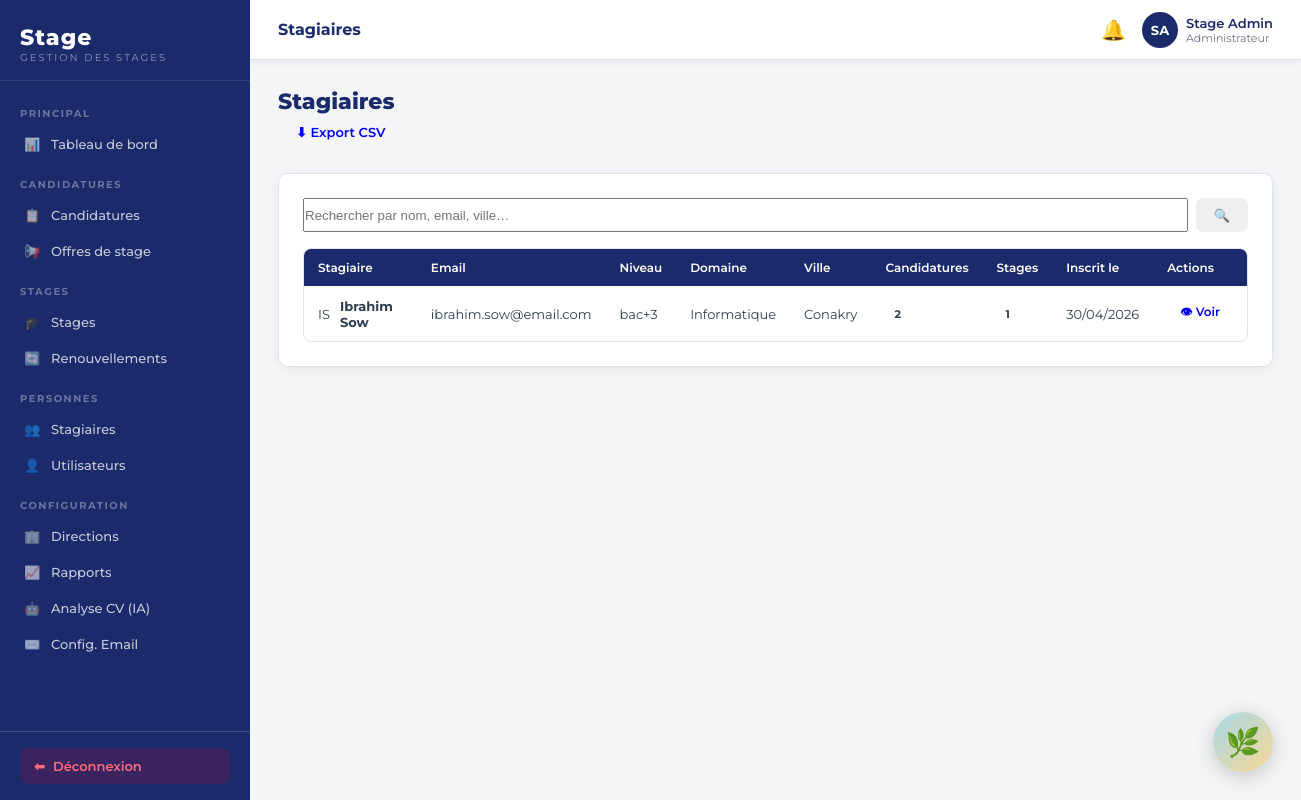
/backoffice.php?page=stagiaires (signed in), run on the app's committed database.
### tables this page shows
CREATE TABLE IF NOT EXISTS stagiaires (
    id INT AUTO_INCREMENT PRIMARY KEY,
    utilisateur_id INT NOT NULL,
    niveau_etude ENUM('bac','bac+2','bac+3','bac+4','bac+5','doctorat') DEFAULT 'bac+3',
    telephone VARCHAR(30),
    adresse TEXT,
    ville VARCHAR(100),
    nationalite VARCHAR(100) DEFAULT 'Guinéenne',
    date_naissance DATE,
    sexe ENUM('M','F') DEFAULT 'M',
    domaine_principal_id INT,
    date_inscription TIMESTAMP DEFAULT CURRENT_TIMESTAMP,
    cv_fichier VARCHAR(255),
    cv_analyse JSON,
    piece_identite VARCHAR(255),
    diplome_fichier VARCHAR(255),
    FOREIGN KEY (utilisateur_id) REFERENCES utilisateurs(id) ON DELETE CASCADE,
    FOREIGN KEY (domaine_principal_id) REFERENCES domaines(id) ON DELETE SET NULL
);

CREATE TABLE IF NOT EXISTS utilisateurs (
    id INT AUTO_INCREMENT PRIMARY KEY,
    nom VARCHAR(100) NOT NULL,
    prenom VARCHAR(100) NOT NULL,
    email VARCHAR(191) NOT NULL UNIQUE,
    mot_de_passe VARCHAR(255) NOT NULL,
    role ENUM('administrateur','habilite','superviseur','directeur','stagiaire') NOT NULL DEFAULT 'stagiaire',
    actif TINYINT(1) DEFAULT 1,
    civilite ENUM('M.','Mme') DEFAULT 'M.',
    created_at TIMESTAMP DEFAULT CURRENT_TIMESTAMP
);

CREATE TABLE IF NOT EXISTS domaines (
    id INT AUTO_INCREMENT PRIMARY KEY,
    libelle VARCHAR(150) NOT NULL,
    actif TINYINT(1) DEFAULT 1,
    created_at TIMESTAMP DEFAULT CURRENT_TIMESTAMP
);

### backoffice.php (called while the page is built, shortened)
<?php
require_once __DIR__ . '/config.php';
$page = preg_replace('/[^a-zA-Z0-9_\-]/', '', $_GET['page'] ?? 'dashboard');
$file = __DIR__ . "/pages/admin/{$page}.php";
include $file;

### config.php (called while the page is built, shortened)
<?php
function h(string $s): string {
    return htmlspecialchars($s, ENT_QUOTES, 'UTF-8');
}

### pages/admin/stagiaires.php (the view, shortened to what this page needs)
<?php
$pdo = getPDO();
$search = trim($_GET['q'] ?? '');
$params = [];
$where  = '';
$stmt = $pdo->prepare("
    SELECT s.id, u.nom, u.prenom, u.email, s.niveau_etude, s.telephone, s.ville,
           s.date_inscription, d.libelle AS domaine,
           (SELECT COUNT(*) FROM candidatures c WHERE c.stagiaire_id = s.id) AS nb_cand,
           (SELECT COUNT(*) FROM stages sg WHERE sg.stagiaire_id = s.id) AS nb_stages,
           u.actif
    FROM stagiaires s
    JOIN utilisateurs u ON s.utilisateur_id = u.id
    LEFT JOIN domaines d ON s.domaine_principal_id = d.id
    $where
    ORDER BY s.date_inscription DESC
");
$stmt->execute($params);
$stagiaires = $stmt->fetchAll();
require __DIR__ . '/../../includes/header.php';
?>
<div class="page-header">
  <h1>Stagiaires</h1>
  <a href="backoffice.php?page=stagiaires&export=csv" class="btn btn-ghost">⬇ Export CSV</a>
</div>
<div class="card">
  <div class="filter-bar">
    <form method="GET" action="backoffice.php" style="display:flex;gap:8px;flex:1">
      <input type="text" name="q" value="<?= h($search) ?>" placeholder="Rechercher par nom, email, ville…" style="flex:1">
      <button type="submit" class="btn btn-navy">🔍</button>
    </form>
  </div>
  <div class="table-wrap">
    <table>
      <thead>
        <tr>
          <th>Stagiaire</th>
          <th>Email</th>
          <th>Niveau</th>
          <th>Domaine</th>
          <th>Ville</th>
          <th>Candidatures</th>
          <th>Stages</th>
          <th>Inscrit le</th>
          <th>Actions</th>
        </tr>
      </thead>
      <tbody>
        <?php foreach ($stagiaires as $s): ?>
        <tr>
          <td>
            <div style="display:flex;align-items:center;gap:10px">
              <div class="avatar"><?= mb_strtoupper(mb_substr($s['prenom'],0,1)) . mb_strtoupper(mb_substr($s['nom'],0,1)) ?></div>
              <div>
                <strong><?= h($s['prenom'] . ' ' . $s['nom']) ?></strong>
              </div>
            </div>
          </td>
          <td><?= h($s['email']) ?></td>
          <td><?= h($s['niveau_etude'] ?? '—') ?></td>
          <td><?= h($s['domaine'] ?? '—') ?></td>
          <td><?= h($s['ville'] ?? '—') ?></td>
          <td><span class="badge badge-blue"><?= (int)$s['nb_cand'] ?></span></td>
          <td><span class="badge badge-teal"><?= (int)$s['nb_stages'] ?></span></td>
          <td><?= $s['date_inscription'] ? date('d/m/Y', strtotime($s['date_inscription'])) : '—' ?></td>
          <td>
            <a href="backoffice.php?page=stagiaire_detail&id=<?= $s['id'] ?>" class="btn btn-sm btn-ghost">👁 Voir</a>
          </td>
        </tr>
        <?php endforeach ?>
      </tbody>
    </table>
  </div>
</div>
<?php require __DIR__ . '/../../includes/footer.php'; ?>

### includes/header.php (style rules this page uses)
*,*::before,*::after { box-sizing:border-box;margin:0;padding:0 }
html { font-size:15px }
body { font-family:'Montserrat',sans-serif;background:#f4f5f7;color:#2c3e50;display:flex;min-height:100vh }
:root { --navy:#1b2a6b; --navy-dark:#132050; --navy-light:#2d3f8c; --red:#e8001c; --red-dark:#c0001a; --gray-bg:#f4f5f7; --gray-border:#e0e3ed; --gray-text:#6b7280; --white:#ffffff; --success:#10b981; --warning:#f59e0b; --info:#3b82f6; --sidebar-w:250px; }
.page-header { margin-bottom:24px; }
.page-header h1 { font-size:22px;font-weight:800;color:var(--navy); }
.card { background:#fff;border-radius:10px;padding:24px;box-shadow:0 2px 12px rgba(0,0,0,.06);border:1px solid var(--gray-border); }
.btn { display:inline-flex;align-items:center;gap:6px; padding:9px 18px;border-radius:7px; font-size:13px;font-weight:600;font-family:inherit; border:none;cursor:pointer;transition:all .2s; text-decoration:none;white-space:nowrap; }
.btn-sm { padding:6px 13px;font-size:12px; }
.badge { display:inline-flex;align-items:center; padding:3px 9px;border-radius:99px; font-size:11px;font-weight:700;white-space:nowrap; }
.table-wrap { overflow-x:auto;border-radius:8px;border:1px solid var(--gray-border); }
table { width:100%;border-collapse:collapse;font-size:13px; }
thead th { background:var(--navy);color:#fff;padding:11px 14px;font-weight:600;font-size:12px;text-align:left;white-space:nowrap; }
tbody td { padding:11px 14px;border-bottom:1px solid var(--gray-border);vertical-align:middle; }
tbody tr:last-child td { border-bottom:none; }
.filter-bar { display:flex;align-items:center;gap:12px;flex-wrap:wrap;margin-bottom:16px; }

### data on the page
stagiaires: utilisateur.prenom "I", utilisateur.nom "S", utilisateur.nom "Ibrahim Sow", utilisateur.email "ibrahim.sow@email.com", niveau_etude "bac+3", domaine_principal.libelle "Informatique", ville "Conakry", nb_cand "2", nb_stages "1", date_inscription "30/04/2026"

### other printed values
STAGIA_PAGE ?: 'Stage' "Stagiaires"
$initiales "SA"
$prenom . ' ' . $nom "Stage Admin"
$user['role'] "Administrateur"
